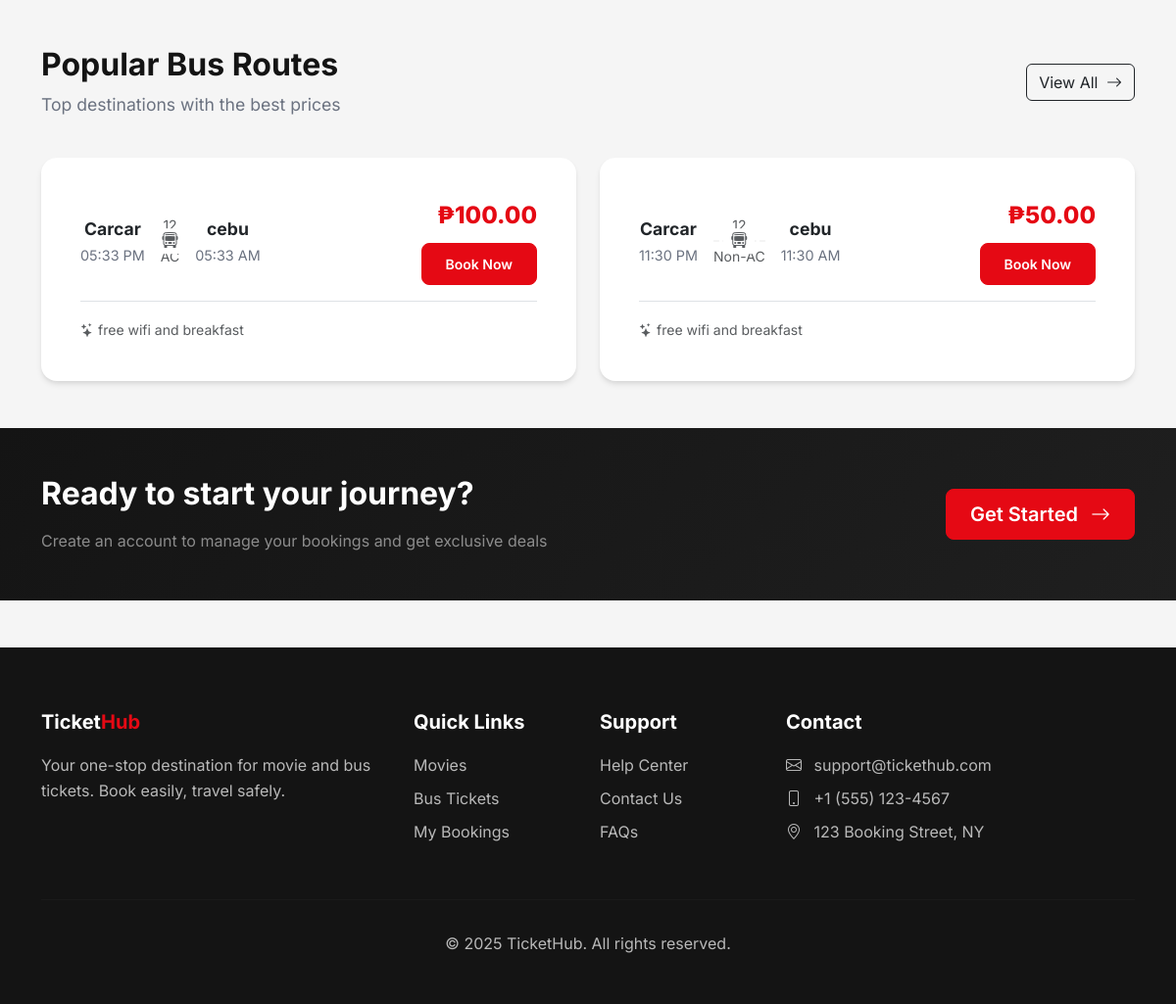
Before: / (lower part) with the older database file.
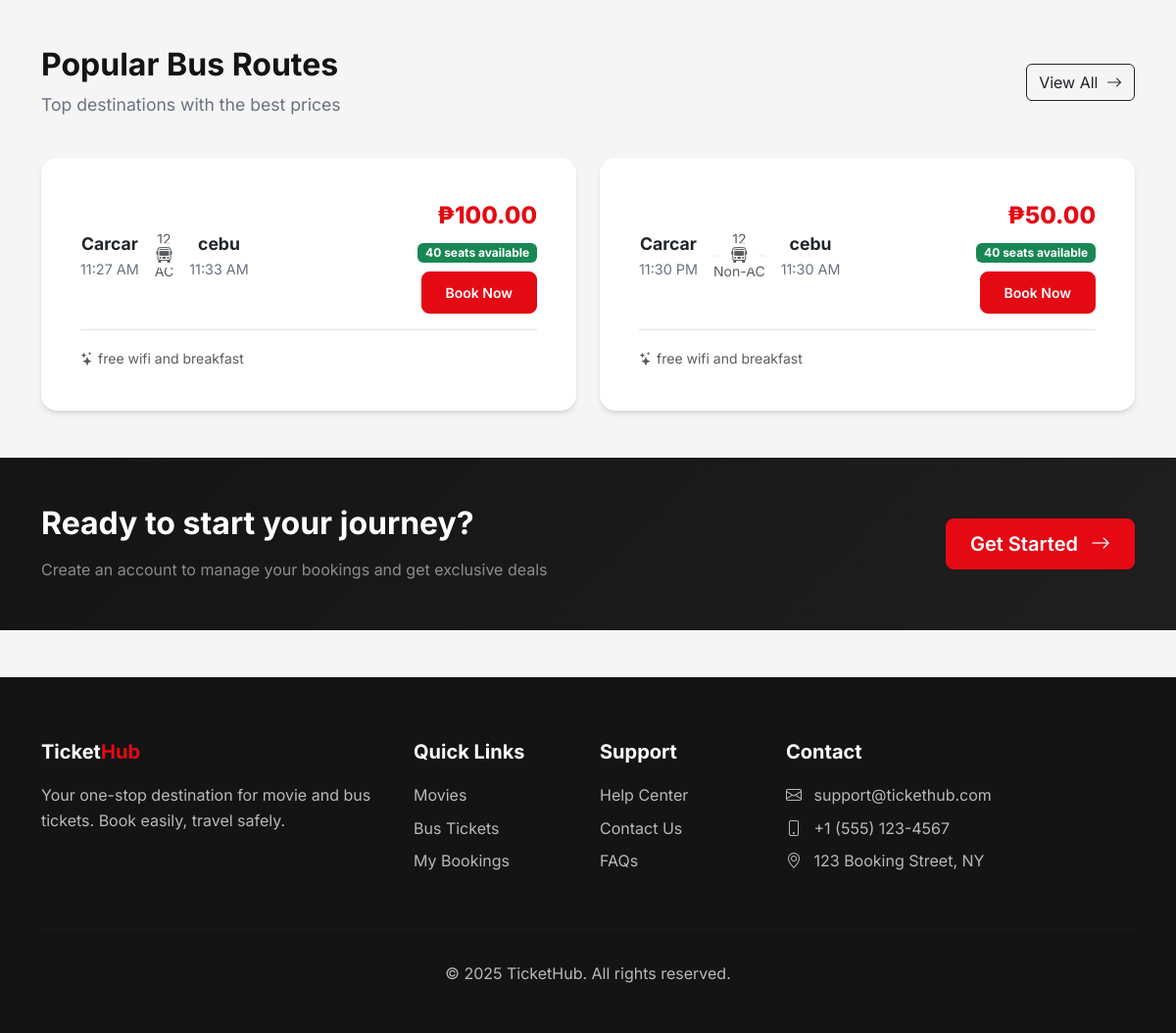
After: the same page with the newer database file.
### flask_app/app.py (models this page shows)
class BusRoute(db.Model):
    id = db.Column(db.Integer, primary_key=True)
    origin = db.Column(db.String(100), nullable=False)
    destination = db.Column(db.String(100), nullable=False)
    bus_operator = db.Column(db.String(100))
    bus_type = db.Column(db.String(50))  # AC, Non-AC, Sleeper, etc.
    departure_time = db.Column(db.Time, nullable=False)
    arrival_time = db.Column(db.Time, nullable=False)
    duration = db.Column(db.String(50))
    price = db.Column(db.Float, nullable=False)
    total_seats = db.Column(db.Integer, default=40)
    amenities = db.Column(db.String(255))  # WiFi, Charging, etc.
    is_active = db.Column(db.Boolean, default=True)
    schedules = db.relationship('BusSchedule', backref='route', lazy=True)

### flask_app/app.py (the view, shortened to what this page needs)
@app.route('/')
def index():
    movies = Movie.query.filter_by(is_active=True).order_by(Movie.release_date.desc()).limit(6).all()
    today = datetime.now().date()
    all_routes = BusRoute.query.filter_by(is_active=True).order_by(BusRoute.departure_time).all()
    routes = [r for r in all_routes if not is_route_departed_for_date(r, today)][:6]
    availability_map = {}
    for m in movies:
        try:
            candidate_shows = Showtime.query.filter(
                Showtime.movie_id == m.id,
                Showtime.show_date >= datetime.now().date()
            ).order_by(Showtime.show_date, Showtime.show_time).all()
            next_show = next((st for st in candidate_shows if not is_showtime_departed(st)), None)
            if not next_show:
                continue
        except Exception as e:
            print(f"[Index] Error computing availability for movie {m.id}: {e}")
    route_availability = {}
    for r in routes:
        try:
            sched = BusSchedule.query.filter(
                BusSchedule.route_id == r.id,
                BusSchedule.travel_date >= datetime.now().date()
            ).order_by(BusSchedule.travel_date).first()
            if not sched:
                continue
            total = int(r.total_seats or sched.available_seats or 0)
            reserved = 0
            statuses = ['pending', 'paid', 'completed']
            bks = BusBooking.query.filter(BusBooking.schedule_id == sched.id, BusBooking.payment_status.in_(statuses)).all()
            for b in bks:
                if b.seat_numbers:
                    reserved += len([s for s in b.seat_numbers.split(',') if s.strip()])
                else:
                    reserved += int(b.num_tickets or 0)
            available = max(0, total - reserved)
            route_availability[r.id] = {
                'schedule_id': sched.id,
                'travel_date': sched.travel_date.isoformat(),
                'total_seats': total,
                'reserved': reserved,
                'available': available
            }
        except Exception as e:
            print(f"[Index] Error computing availability for route {r.id}: {e}")
    return render_template('index.html', movies=movies, routes=routes, availability_map=availability_map, route_availability=route_availability)

### flask_app/app.py (called while the page is built)
def is_route_departed_for_date(route, travel_date, now_dt=None):
    if not route or not getattr(route, 'departure_time', None) or not travel_date:
        return False
    now_dt = now_dt or datetime.now()
    if travel_date < now_dt.date():
        return True
    if travel_date > now_dt.date():
        return False
    departure_dt = datetime.combine(travel_date, route.departure_time)
    arrival_time = getattr(route, 'arrival_time', None) or route.departure_time
    arrival_dt = datetime.combine(travel_date, arrival_time)
    if arrival_dt <= departure_dt:
        arrival_dt = arrival_dt + timedelta(days=1)
    return departure_dt <= now_dt < arrival_dt

def is_showtime_departed(showtime, now_dt=None):
    if not showtime or not getattr(showtime, 'show_date', None) or not getattr(showtime, 'show_time', None):
        return False
    now_dt = now_dt or datetime.now()
    show_dt = datetime.combine(showtime.show_date, showtime.show_time)
    return show_dt <= now_dt

### flask_app/templates/index.html (shortened to what the changed rows need)
{% extends 'base.html' %}
{% block content %}
<section class="py-5">
    <div class="container">
        <div class="section-header d-flex justify-content-between align-items-center">
            <div>
                <h2>Popular Bus Routes</h2>
            </div>
        </div>
        <div class="row g-4">
            {% if routes %}
                {% for route in routes %}
                <div class="col-lg-6">
                    <div class="card bus-card">
                        <div class="card-body">
                            <div class="d-flex justify-content-between align-items-center">
                                <div class="route-info flex-grow-1">
                                    <div class="d-flex align-items-center gap-3">
                                        <div class="text-center">
                                            <div class="city">{{ route.origin }}</div>
                                            <div class="time">{{ route.departure_time.strftime('%I:%M %p') }}</div>
                                        </div>
                                        <div class="flex-grow-1 text-center">
                                            <div class="text-muted small mb-1">{{ route.duration or '---' }}</div>
                                            <div class="position-relative">
                                                <i class="bi bi-bus-front position-absolute top-50 start-50 translate-middle bg-white px-2 text-muted"></i>
                                            </div>
                                            <div class="text-muted small mt-1">{{ route.bus_type or 'Standard' }}</div>
                                        </div>
                                        <div class="text-center">
                                            <div class="city">{{ route.destination }}</div>
                                            <div class="time">{{ route.arrival_time.strftime('%I:%M %p') }}</div>
                                        </div>
                                    </div>
                                </div>
                                <div class="ms-4 text-end">
                                    <div class="price">₱{{ "%.2f"|format(route.price) }}</div>
                                    {% set ra = route_availability.get(route.id) if route_availability else None %}
                                    {% if ra %}
                                        {% if ra.available > 0 %}
                                            <div class="mt-1">
                                                <span class="badge bg-success">{{ ra.available }} seats available</span>
                                            </div>
                                            <a href="{{ url_for('book_bus', route_id=route.id, date=ra.travel_date) }}" class="btn btn-primary btn-sm mt-2">Book Now</a>
                                        {% else %}
                                            <div class="mt-1">
                                                <span class="badge bg-danger">Sold Out</span>
                                            </div>
                                            <a class="btn btn-secondary btn-sm mt-2 disabled" tabindex="-1" aria-disabled="true">Sold Out</a>
                                        {% endif %}
                                    {% else %}
                                        <a href="{{ url_for('book_bus', route_id=route.id) }}" class="btn btn-primary btn-sm mt-2">Book Now</a>
                                    {% endif %}
                                </div>
                            </div>
                            {% if route.amenities %}
                            <div class="mt-3 pt-3 border-top">
                                <small class="text-muted">
                                    <i class="bi bi-stars me-1"></i>{{ route.amenities }}
                                </small>
                            </div>
                            {% endif %}
                        </div>
                    </div>
                </div>
                {% endfor %}
            {% endif %}
        </div>
    </div>
</section>
<section class="py-5" style="background: linear-gradient(135deg, var(--dark) 0%, var(--dark-lighter) 100%);">
    <div class="container">
        <div class="row align-items-center">
            <div class="col-lg-8">
                <h2 class="text-white fw-bold mb-3">Ready to start your journey?</h2>
            </div>
        </div>
    </div>
</section>
{% endblock %}

Changed rows visible on the page:
changed BusRoute "AC": departure_time "05:33 PM" → "11:27 AM"; arrival_time "05:33 AM" → "11:33 AM"; available (not shown) → "40"
shown differently, row unchanged: BusRoute "11:30 PM": available (not shown) → "40"
